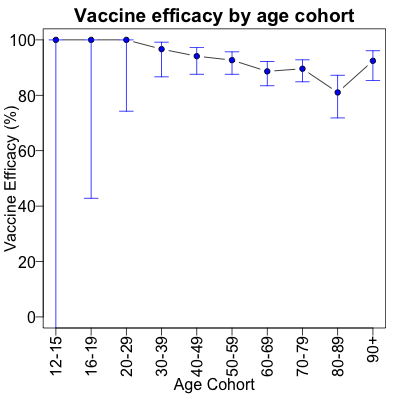

This chart was generated by the following R code:
## Created on Sunday, August 29, 2021 at 11:17pm EDT by Weekend Editor on WeekendEditorMachine.
## Copyright (c) 2021, SomeWeekendReading.blog.  All rights reserved.  As if you care.

library("gsDesign")                                    # For ciBinomial()
library("plyr")                                        # For ddply()

toolsDir <- "../../tools"                              # Various tools available from author
source(file.path(toolsDir, "graphics-tools.r"))        # Various graphics hacks
source(file.path(toolsDir, "pipeline-tools.r"))        # Various graphics hacks

##
## Take summary data on Israeli population (vax, unvax, part vax) stratified by age.
## Compute efficacy and 95% confidence interval by posterior Beta function + Monte Carlo method.
##

doit <- function(## Inputs
                 dataDir  = ".",
                 dataFile = "2021-08-29-covid-simpson-Israeli_data_August_15_2021-vax-summary.tsv",

                 ## Outputs
                 resultsDir = ".",
                 txFile     = "2021-08-29-covid-simpson-ve-confidence-intervals-by-age.txt",
                 plotFile   = "2021-08-29-covid-simpson-ve-confidence-intervals-by-age.png") {

  loadData <- function(dataDir, dataFile) {            # Load the Israeli summary data of Morris
    f <- file.path(dataDir, dataFile)                  # Full pathname to data
    cat(sprintf("* Loading data from %s", f))          # Announce what we're doing
    vaxData <- read.table(f, header = TRUE, sep = "\t")# Read the data
    cat(sprintf("\n  - Found this dataframe:\n"))      # Capture what we got to the transcript
    print(vaxData)                                     # It's short enough that this is doable
    cat("\n")                                          # Final newline
    vaxData                                            # Return the dataframe
  }                                                    #

  addEfficacyAndCI <- function(vaxData) {              #

#    efficacyCI <- function(Ntrt, NtrtInf, Ncnt, NcntInf,
#                                  n = 1000000, probs = c(0.025, 0.500, 0.975)) {
#      ## *** This gets negative CI's when case counts are 0
#      ## Median as best guess, 2.5% and 97.5% as confidence limits
#      alphaNum   <- NtrtInf + 1                        # Numerator Beta distribution, alpha
#      betaNum    <- Ntrt - NtrtInf + 1                 #  and beta parameters (treatment)
#      alphaDenom <- NcntInf + 1                        # Denominator Beta distribution, alpha
#      betaDenom  <- Ncnt - NcntInf + 1                 #  and beta parameters (control)
#      effs       <- 100.0 * (1 - rbeta(n, alphaNum, betaNum) / rbeta(n, alphaDenom, betaDenom))
#      round(quantile(effs, probs = probs), digits = 1) # Get just the quantiles requested
#    }                                                  #

#    efficacyCI <- function(Ntrt, NtrtInf, Ncnt, NcntInf, probs = c(0.025, 0.500, 0.975)) {
#      ## Frequentist method: risk rates are scaled binomial, which for large counts
#      ## are approximately Poisson, which for even larger counts are lognormal.
#      ## So the log risk rates should be approximately normal.
#      ## See:
#      ## https://towardsdatascience.com/pfizer-and-moderna-vaccine-efficacy-calculated-from-data-9566897173c
#      ## https://www.r-bloggers.com/2020/11/about-confidence-intervals-for-the-biontech-pfizer-covid-19-vaccine-candidate/
#      irr      <- (NtrtInf / Ntrt) / (NcntInf / Ncnt)
#      seLogIrr <- sqrt(1/NtrtInf - 1/Ntrt + 1/NcntInf - 1/Ncnt)
#      cat(sprintf("\n*** irr = %g, seLogErr = %g", irr, seLogIrr))
#      ## *** CL's are way low, i.e., both below the efficacy?!
#      c("2.5%"  = 100.0 * irr * exp(-1.96 * seLogIrr),
#        "ve"    = 100.0 * (1 - irr),
#        "97.5%" = if (NtrtInf == 0) 100.0 else 100.0 * irr * exp(+1.96 * seLogIrr))
#    }                                                  #

    efficacyCI <- function(Ntrt, NtrtInf, Ncnt, NcntInf, probs = c(0.025, 0.500, 0.975)) {
      ## Frequentist method: risk rates are scaled binomial, so we use the binomial
      ## confidence interval function in the gsDesign package.
      ci <- 100.0 * (1 - rev(ciBinomial(NtrtInf, NcntInf, Ntrt, Ncnt, scale = "RR")))
      c("2.5%"  = ci[[1]],                             #
        "ve"    = 100.0 * (1 - (NtrtInf / Ntrt) / (NcntInf / Ncnt)),
        "97.5%" = ci[[2]])                             #
    }                                                  #

    cat(sprintf("* Adding vaccine efficacies and 95%% confidence limits"))

    vaxDataEffs <- merge(vaxData,                      #
                         ddply(vaxData, "Age.Cohort", function(acdf) {
                           stopifnot(nrow(acdf) == 1)  # Defensive programming: unique age cohorts?
                           ves  <- efficacyCI(acdf[1, "Vax.Popln"],
                                              acdf[1, "Vax.Severe"],
                                              acdf[1, "Unvax.Popln"],
                                              acdf[1, "Unvax.Severe"])
                           pves <- efficacyCI(acdf[1, "Part.Vax.Popln"],
                                              acdf[1, "Part.Vax.Severe"],
                                              acdf[1, "Unvax.Popln"],
                                              acdf[1, "Unvax.Severe"])
                           data.frame(## Efficacy for the fully vaccinated
                                      VE      = ves[["ve"]],
                                      VE.LCL  = ves[["2.5%"]],
                                      VE.UCL  = ves[["97.5%"]],
                                      ## Efficacy for the partly vaccinated
                                      PVE     = pves[["ve"]],
                                      PVE.LCL = pves[["2.5%"]],
                                      PVE.UCL = pves[["97.5%"]])
                         }),                           #
                         by = "Age.Cohort")            #

    cat("\n")                                          # Final newline
    vaxDataEffs                                        # Return augmented dataframe
  }                                                    #

  plotVEs <- function(vaxDataEffs, resultsDir, plotFile) {
    f <- file.path(resultsDir, plotFile)               #
    withPNG(f, 400, 400, FALSE, function() {           #
      withPars(function() {                            #
        cols <- c("blue", "green")
        matplot(x = 1 : nrow(vaxDataEffs),
                y = subset(vaxDataEffs, select = c(VE)), #, PVE)),
                type = "b", pch = 21, col = "black", bg = cols,
                xaxt = "n", xlab = NA, ylab = "Vaccine Efficacy (%)", ylim = c(0, 100),
                main = "Vaccine efficacy by age cohort")
        sapply(1 : nrow(vaxDataEffs), function(rn) {
          drawErrorBar(x0 = rn,
                       y0 = vaxDataEffs[[rn, "VE.LCL"]],
                       x1 = rn,
                       y1 = vaxDataEffs[[rn, "VE.UCL"]],
                       col = "blue")
#          drawErrorBar(x0 = rn,
#                       y0 = vaxDataEffs[[rn, "PVE.LCL"]],
#                       x1 = rn,
#                       y1 = vaxDataEffs[[rn, "PVE.UCL"]],
#                       col = "green")
        })
#        legend("bottomright", inset = 0.05, bg = "antiquewhite",
#               pch = 21, pt.bg = cols, legend = c("Fully vaccinated", "Partially vaccinated"))
        axis(side = 1, at = 1 : nrow(vaxDataEffs), labels = as.character(vaxDataEffs$"Age.Cohort"))
        title(xlab = "Age Cohort", line = 3.5)         # Horizontal axis title
      }, pty = "m",                                    # Maximal plotting area
         bg  = "white",                                # White background
         mar = c(5, 3, 2, 1),                          # Pull in on margins a bit
         mgp = c(1.7, 0.5, 0),                         # Axis title, label, tick
         las = 2,                                      # Axis labels perp to axis
         ps  = 16)                                     # Larger type size for file capture
    })                                                 #
    cat(sprintf("* Plotted to %s\n", f))               # Capture to transcript
    TRUE                                               # Flag that it's done
  }                                                    #

  withTranscript(dataDir, resultsDir, txFile, "Israeli COVID-19 VE Stratified by Age", function() {

    heraldPhase("Loading Data")                        #
    maybeAssign("vaxData", function() { loadData(dataDir, dataFile) })

    heraldPhase("Computing efficacies and confidence interval")
    maybeAssign("vaxDataEffs", function() { addEfficacyAndCI(vaxData) })

    cat("\n"); print(vaxDataEffs) # ***

    heraldPhase("Making plot")                         #
    maybeAssign("plotDone", function() { plotVEs(vaxDataEffs, resultsDir, plotFile) })

    invisible(NA)                                      # Return nothing of interest
  })                                                   # Done with transcript capture
}                                                      # Done overall
